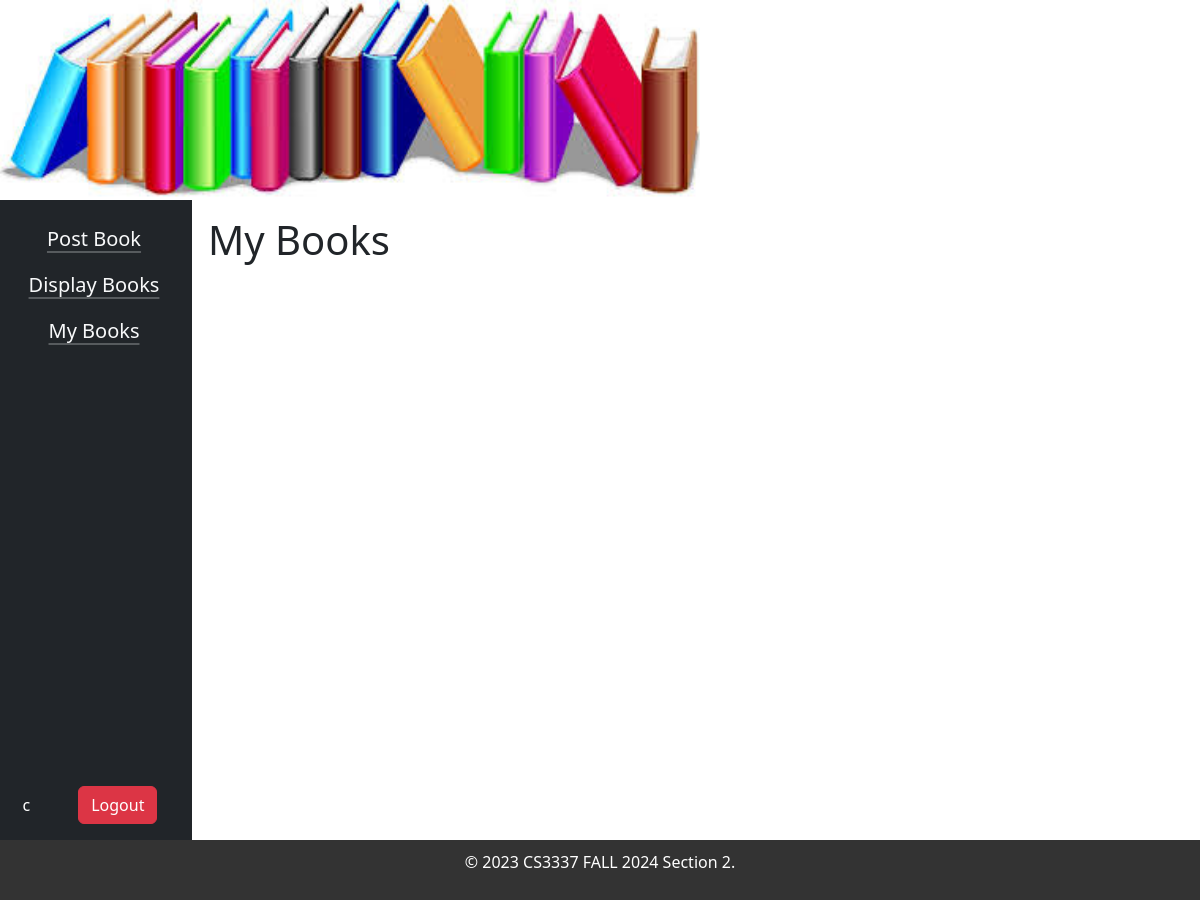
The page /mybooks (signed in) on the database as committed earlier.
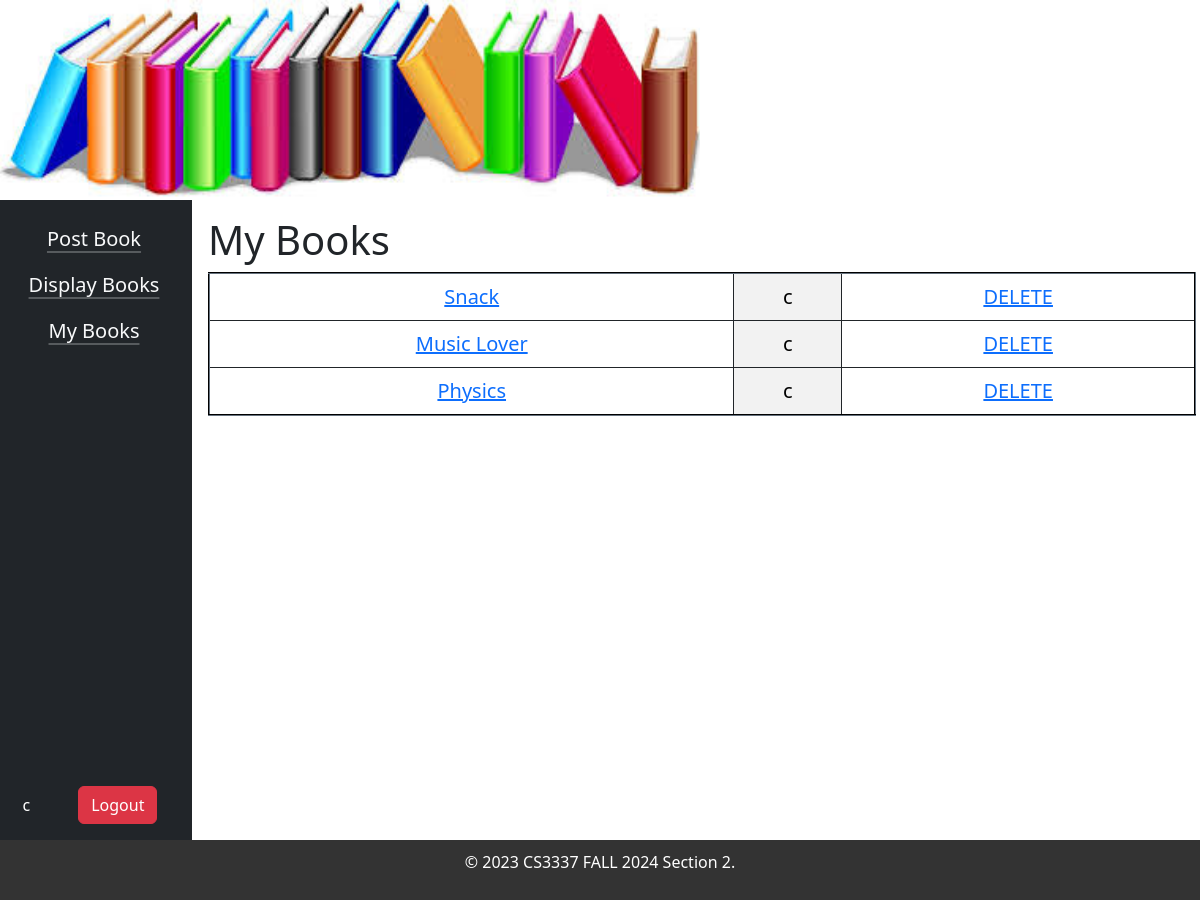
The same page on the database as committed later.
### bookMng/models.py (models this page shows, shortened)
class MainMenu(models.Model):
    item = models.CharField(max_length=200,unique=True)
    link = models.CharField(max_length=200,unique=True)

class Book(models.Model):
    name = models.CharField(max_length=200)
    web = models.URLField(max_length=200)
    price = models.DecimalField(decimal_places=2, max_digits=8)
    publishdate = models.DateField(auto_now=True)
    picture = models.FileField(upload_to='bookEx/static/uploads')
    pic_path = models.CharField(max_length=300, editable=False, blank=True)
    username = models.ForeignKey(User, blank=True, null=True, on_delete=models.CASCADE)

### bookMng/views.py (the view)
# urls.py: path('mybooks', views.mybooks, name='mybooks'),
def mybooks(request):
    if request.user.is_authenticated:
        books = Book.objects.filter(username=request.user)
        for b in books:
            b.pic_path = b.picture.url[14:]
        return render(request,
                      'bookMng/mybooks.html',
                      {
                          'item_list': MainMenu.objects.all(),
                          'books': books,
                      })
    else:
        return HttpResponseRedirect('/login?next=/')

### bookEx/templates/bookMng/mybooks.html
{% extends "base.html" %}
{% load static %}
{% block sidenav %}
   {% for item in item_list %}
       <li class="nav-item py-2 ps-2 fs-5 text-center"><a class="link-light link-offset-2 link-underline-opacity-25 link-underline-opacity-100-hover" href="{{ item.link }}">{{ item.item }}</a></li>
   {% endfor %}
{% endblock sidenav %}
{% block content %}
    <H1>My Books</H1>
<table class="table table-hover table-striped-columns table-bordered border-dark" border="2">
   {% for book in books %}
    <tr>
        <td class="text-center">
            <a class="fs-5" href="book_detail/{{ book.id }}">
              {{ book.name }}
            </a>
        </td>
        <td class="fs-5 text-center">{{ book.username }}</td>
        <td class="text-center">
            <a class="fs-5" href="book_delete/{{ book.id }}">
              DELETE
            </a>
        </td>
    </tr>
   {% endfor %}
</table>
{% endblock content %}

Rows that differ between the two databases and show on the page:
added Book: name "Snack", username "c"
added Book: name "Music Lover", username "c"
added Book: name "Physics", username "c"
